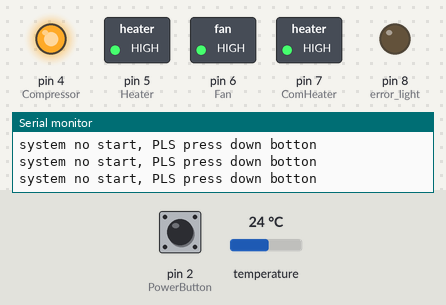
Simulated run of this sketch. Board: Arduino Uno, built with avr-gcc and run on an emulated ATmega328P. On the bench: switched loads named in the sketch (green lamp = pin HIGH), output pins drawn as LEDs (lit = HIGH), the last lines printed to the serial monitor. The test bench sets the inputs (shaded band); at power-on: pin 2 (PowerButton) HIGH, temperature 24 °C.

Above: at 0.8 s.
0.9 s: pin 2 (PowerButton) pulled LOW for 0.15 s
At 2.5 s:
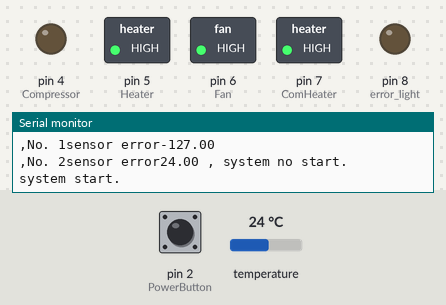
At 4.5 s:
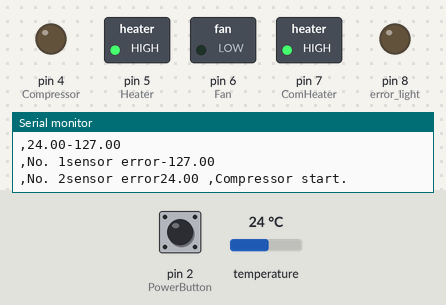
Timing chart, 0 to 6.0 s (numbered marks = the images above; inputs shaded):
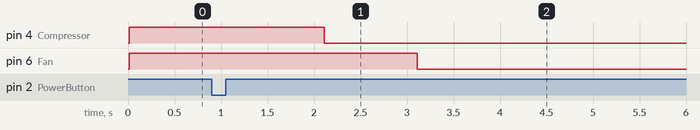

Measured:
- after the input at 0.9 s, pin 4 (Compressor): HIGH → LOW after 1.2 s; pin 6 (Fan): HIGH → LOW after 2.2 s

The sketch:

001_old.ino
```cpp
#include <OneWire.h>
#include <DallasTemperature.h>
#define Compressor 4
#define Heater 5
#define Fan 6
#define ComHeater 7
#define PowerButton 2
#define DS18B20_sensors 3
#define one_wire_pin 3
#define error_light 8
#define relay_type 1
#define error_timecap 5
OneWire oneWire(one_wire_pin);
DallasTemperature DS18B20(&oneWire);
float sensor_temperature[DS18B20_sensors];
float temperature;
int sensor_error = 0;
int error_times = 0;
int HeaterON (-25);
int HeaterOFF (30);
int CompressorOFF (-130);
int CompressorRESTART (15);

void setup(){
  Serial.begin(9600);
  DS18B20.begin();
  pinMode(PowerButton,INPUT_PULLUP);
  pinMode(Compressor,OUTPUT);
  pinMode(Heater,OUTPUT);
  pinMode(Fan,OUTPUT);
  pinMode(ComHeater,OUTPUT);
  pinMode(error_light,OUTPUT);
  digitalWrite(error_light,LOW);
  digitalWrite(Compressor,(0^relay_type));
  digitalWrite(Heater,(0^relay_type));
  digitalWrite(Fan,(0^relay_type));
  digitalWrite(ComHeater,(0^relay_type));
  while (digitalRead(PowerButton)== HIGH){
    Serial.println("system no start, PLS press down botton");
  }
  while (digitalRead(PowerButton)== LOW){
    Serial.println("press down botton , system ready.");
  }
  delay(100);
}

void loop()
{
  gettemperature();
  Serial.print(temperature);
  Serial.println(" , system no start.");
  if ((temperature > CompressorRESTART) and (digitalRead(Heater) == HIGH)){
    CompressorON();
  }
}

void gettemperature()
{
  delay(150);
  while (error_times > error_timecap){
    digitalWrite(Compressor,(0^relay_type));
    digitalWrite(Heater,(0^relay_type));
    digitalWrite(Fan,(0^relay_type));
    digitalWrite(ComHeater,(0^relay_type));
    Serial.println("error , system off.");
    digitalWrite(error_light,!(digitalRead(error_light)));
    delay(200);
  }
  sensor_error = 0;
  temperature = 0;
  DS18B20.requestTemperatures();
  for(int _sensors = 0; _sensors<DS18B20_sensors;_sensors=_sensors+1){
    sensor_temperature[(_sensors)] = DS18B20.getTempCByIndex(_sensors);
    Serial.println(sensor_temperature[(_sensors)]);
    if (sensor_temperature[(_sensors)] != (-127)){
      Serial.print(",");
      Serial.print(sensor_temperature[(_sensors)]);
    }
    if (sensor_temperature[(_sensors)] == (-127)){
      sensor_error = sensor_error + 1;
      Serial.print(",");
      Serial.print("No. ");
      Serial.print(_sensors);
      Serial.print("sensor error");
      sensor_temperature[(_sensors)] =0;
    }
    temperature = sensor_temperature[(_sensors)] + temperature;
  }
  if (sensor_error >= DS18B20_sensors){
    Serial.print(",");
    Serial.println("all sensors error");
    error_times = error_times +1;
    for(int _errordelay=0;_errordelay<100;_errordelay=_errordelay-1){
      digitalWrite(error_light,!(digitalRead(error_light)));
      delay(_errordelay+20);
    }
  }
  else {
    temperature = temperature / ( DS18B20_sensors - sensor_error );
  }
}

void CompressorON()
{
  Serial.println("system start.");
  digitalWrite(Compressor,(1^relay_type));
  delay(1000);
  FanPOWER ();
  while (temperature >= CompressorOFF){
    gettemperature();
    Serial.print(temperature);
    Serial.println(" ,Compressor start.");
  }
  while (temperature < CompressorOFF){
    gettemperature();
    Serial.print(temperature);
    Serial.println(" ,Achieve goals");
    digitalWrite(Compressor,(0^relay_type));
    HeaterPOWER();
  }

}

void HeaterPOWER(){
  FanPOWER ();
  digitalWrite(Heater,(1^relay_type));
  int timer = 300 ;
  while ((temperature < CompressorRESTART) or (timer >=0)){
    gettemperature();
    Serial.print(temperature);
    Serial.println(" ,Heater working.");
    if(temperature >= CompressorRESTART){
      digitalWrite(Heater,(0^relay_type));
    }
    timer = timer-1;
  }
  digitalWrite(Heater,(0^relay_type));
  CompressorON();
}

void FanPOWER(){
  if (digitalRead(Compressor) == (1^relay_type)) {
    digitalWrite(Fan,(1^relay_type));
    Serial.println(" Fan power on.");
  }
  else{
    digitalWrite(Fan,(0^relay_type));
    Serial.println(" Fan power off.");
  }
}
```
